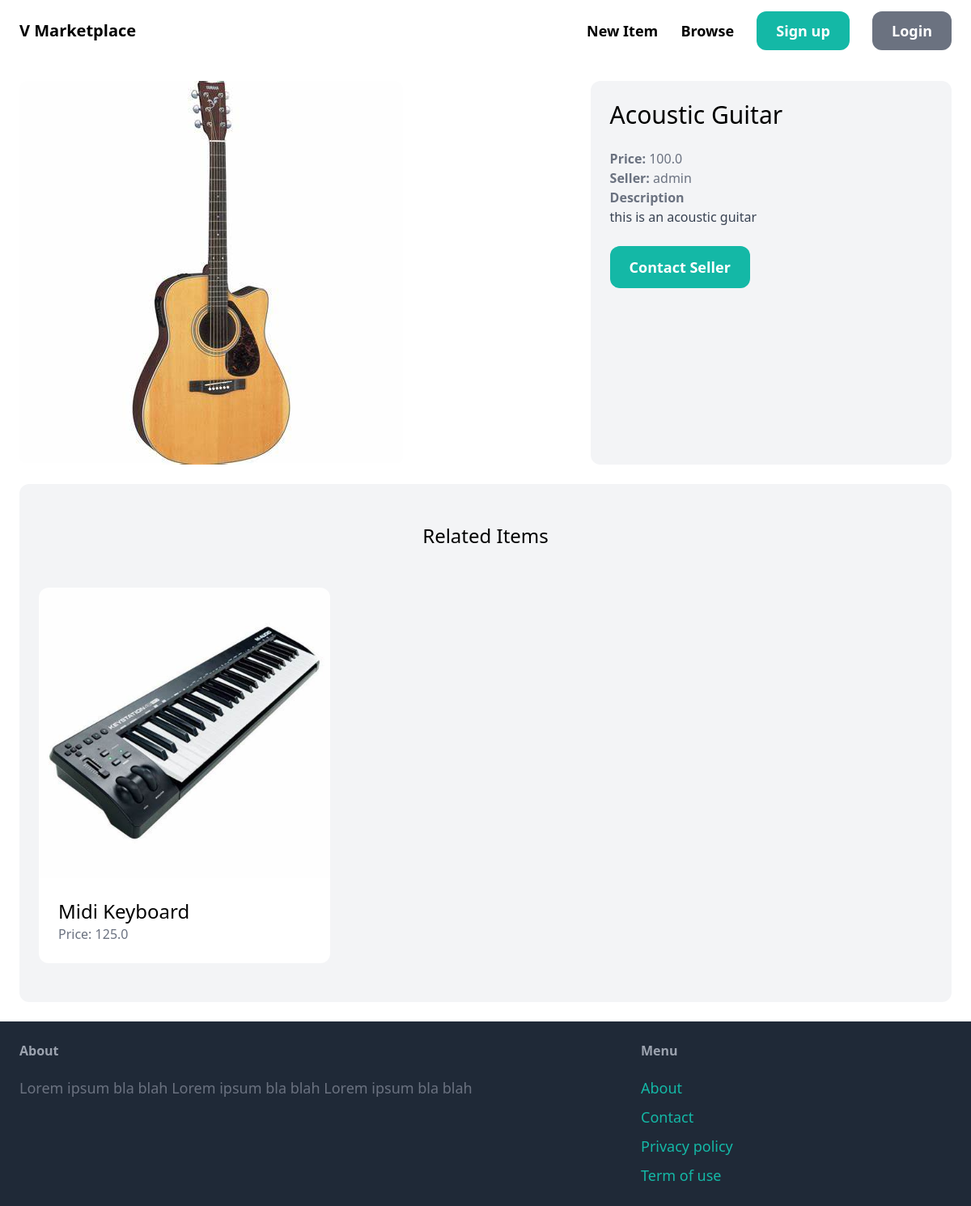
Page /items/1/ on the committed database.
### item/models.py (models this page shows, shortened)
class Item(models.Model):
    category = models.ForeignKey(Category, related_name='items', on_delete=models.CASCADE)
    name = models.CharField(max_length=255)
    description = models.TextField(blank=True, null=True)
    price = models.FloatField()
    image = models.ImageField(upload_to='item_images', blank=True, null=True)
    is_sold = models.BooleanField(default=False)
    created_by = models.ForeignKey(User, related_name='items', on_delete=models.CASCADE)
    created_at = models.DateTimeField(auto_now_add=True)

### item/views.py (the view)
# urls.py: path('<int:pk>/', views.detail, name='detail'),
def detail(request, pk):
    item = get_object_or_404(Item, pk=pk)
    related_items = Item.objects.filter(category=item.category, is_sold=False).exclude(pk=pk)[0:3]
    return render(request, 'item/detail.html', {
        'item': item,
        'related_items': related_items
    })

### item/templates/item/detail.html (shortened to what this page needs)
{% extends 'core/base.html' %}
{% block content %}
<div class="grid grid-cols-5 gap-6">
    <div class="col-span-3">
        <img src="{{item.image.url}}" class="rounded-xl"/>
    </div>
    <div class="col-span-2 p-6 bg-gray-100 rounded-xl">
        <h1 class="mb-6 text-3xl">{{ item.name }}</h1>
        <p class="text-gray-500"><strong>Price: </strong>{{ item.price }}</p>
        <p class="text-gray-500"><strong>Seller: </strong>{{ item.created_by.username }}</p>
        {% if item.description %}
            <p class="text-gray-700">
                <strong class="text-gray-500">Description</strong><br>
                {{ item.description }}
            </p>
        {% endif %}
        <a href="#" class="inline-block mt-6 px-6 py-3 text-lg font-semibold bg-teal-500 text-white rounded-xl hover:bg-teal-700">Contact Seller</a>
    </div>
</div>
<div class="mt-6 px-6 py-12 bg-gray-100 rounded-xl">
    <h2 class="mb-12 text-2xl text-center">Related Items</h2>
    <div class="grid grid-cols-3 gap-3">
       {% for item in related_items %}
           <div>
              <a href="{% url 'item:detail' item.id %}">
                <div>
                    <img src="{{ item.image.url }}"  class="rounded-t-xl">
                </div>
                <div class="p-6 bg-white rounded-b-xl">
                    <h2 class="text-2xl">{{ item.name }}</h2>
                    <p class="text-gray-500">Price: {{ item.price }}</p>
                </div>
             </a>
           </div>
       {% endfor %}
    </div>
</div>
{% endblock %}

### rows in the picture
Item: image (picture), name "Acoustic Guitar", price "100.0", created_by.username "admin", description "this is an acoustic guitar"
Item: image (picture), name "Midi Keyboard", price "125.0"
